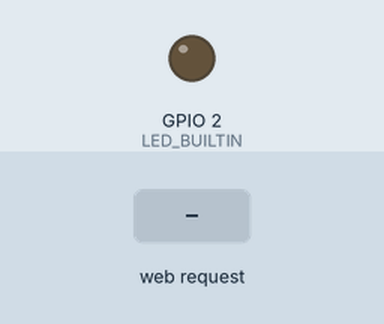
Recording of a sketch running on a simulated ESP8266 (NodeMCU). Parts: output pins drawn as LEDs (lit = HIGH, except the on-board LED, lit = LOW). The inputs (shaded band) are chosen by the test bench. What the sketch prints to the serial monitor is not drawn.

Above: at 1.2 s.
1.3 s: HTTP request GET /balance received
3.5 s: HTTP request GET /invert received
At 5.45 s:
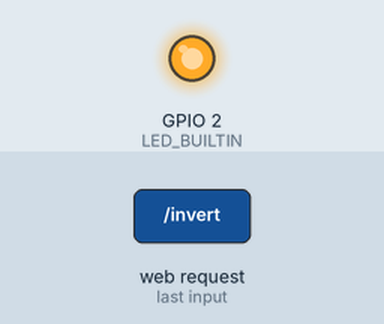
6.5 s: HTTP request GET /lock/23568 received
Timing chart, 0 to 12.4 s (numbered marks = the images above; inputs shaded):
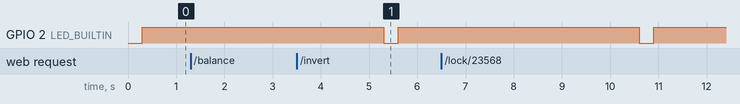

The sketch:

bms_web_server.ino
```cpp
// {"v1":14.5,"v2":15.0,"v3":16.0,"ps":1,"bs":0}
#include <ESP8266WiFi.h>
#include <Arduino.h>
#include <ESPAsyncTCP.h>
#include <ESPAsyncWebServer.h>

const char* ssid     = "SwitchBMS";
const char* password = "SwitchBMS";

AsyncWebServer server(80);

const char index_html[] PROGMEM = R"rawliteral(
<!DOCTYPE html>
<html lang="en">
  <head>
    <meta charset="UTF-8" />
    <meta http-equiv="X-UA-Compatible" content="IE=edge" />
    <meta name="viewport" content="width=device-width, initial-scale=1.0" />
    <title>Document</title>

    <style>
      body {
        text-align: center;
        font-family: 'Courier New', Courier, monospace;
      }

      main {
        position: absolute;
        top: 0;
        right: 0;
        bottom: 0;
        left: 0;
        padding: 0 20%;
        display: flex;
        flex-direction: column;
        justify-content: center;
        align-items: center;
      }

      .container {
        width: 100%;
        display: flex;
        justify-content: center;
        margin: 0;
      }

      .battery {
        width: 33.33%;
        height: 150px;
        margin: 20px;
        display: flex;
        background-color: rgb(101, 185, 62);
        flex-direction: column;
        justify-content: center;
        align-items: center;
        box-shadow: 1px 1px 0px;
        border: 1px solid black;
      }

      .battery-value {
        width: 80px;
        text-align: center;
        margin-top: 60px;
        border: 1px solid;
        border-radius: 40px;
        font-weight: bolder;
        background-color: white;
        font-size: larger;
      }

      .off {
        background-color: green;
      }

      .on {
        background-color: rgb(226, 50, 19);
      }

      .charge-on {
        background-color: rgb(226, 147, 19);
      }

      .btn {
        width: 150px;
        margin: 7px;
        padding: 10px;
        color: white;
        border-radius: 40px;
      }

      .volt {
        margin: 0;
        padding: 10px;
        border-radius: 40px;
        color: white;
        background-color: rgb(199, 103, 25);
      }

      .charging {
        position: absolute;
        top: 40px; right: 20px;
        padding: 10px;
        border-radius: 50%;
      }

      @media only screen and (max-width: 780px) {
        main {
          padding: 0;
        }
        .battery {
          width: 100%;
        }
      }

      body {
        background-color: rgb(51, 92, 182);
      }
    </style>
  </head>
  <body>
    <main>
      <span id="chargingStatus" class="charging"></span>
      <h1>Switch BMS</h1>
      <p class="volt">Battery Voltage: <span id="volt">50.1</span>V</p>
      <div class="container">
        <div class="battery">
          Battery 1
          <input disabled id="battery-1" class="battery-value" value="0.01" />
        </div>
        <div class="battery">
          Battery 2
          <input disabled id="battery-2" class="battery-value" value="0.01" />
        </div>
        <div class="battery">
          Battery 3
          <input disabled id="battery-3" class="battery-value" value="0.01" />
        </div>
      </div>
      <div class="container">
        <button onclick="start('Inverter')" id="power" class="btn off">
          POWER
        </button>
        <button onclick="start('Balancer')" id="balance" class="btn off">
          BALANCE
        </button>
      </div>
    </main>

    <script lang="text/javascript">
      let battery_1 = document.getElementById('battery-1');
      let battery_2 = document.getElementById('battery-2');
      let battery_3 = document.getElementById('battery-3');

      let battery_0 = document.getElementById('volt');

      let chargingStatus = document.getElementById('chargingStatus');

      let b = document.getElementById('balance');
      let p = document.getElementById('power');

      function start(Event) {
        if (Event == 'Inverter')
        {
            var xhttp = new XMLHttpRequest();
            xhttp.onreadystatechange = function() {
            if (this.readyState == 4 && this.status == 200) {
            }
        };
          xhttp.open("GET", "/invert", true);
          xhttp.send();
        }else if (Event == 'Balancer') {
            var xhttp = new XMLHttpRequest();
            xhttp.onreadystatechange = function() {
            if (this.readyState == 4 && this.status == 200) {
            }
        };
          xhttp.open("GET", "/balance", true);
          xhttp.send();
        }
      }

      function flipSwitch(btn, state)  {

            if (state && btn.classList.contains('off')) {
                btn.classList.remove('off')
                btn.classList.add('on')
            } else if (!state && btn.classList.contains('on')) {
                btn.classList.remove('on')
                btn.classList.add('off')
            }
      }

      function checkChargingStatus(status) {
        if(status) {
          chargingStatus.classList.remove('off');
          chargingStatus.classList.add('charge-on');
        } else {
          chargingStatus.classList.remove('charge-on');
          chargingStatus.classList.add('off');
        }
      }

      function getPayLoad() {
          var xhttp = new XMLHttpRequest();
          xhttp.onreadystatechange = function() {
            if (this.readyState == 4 && this.status == 200) {
                let payLoad = JSON.parse(this.responseText);
                checkChargingStatus(payLoad.cs);
                flipSwitch(b, payLoad.bs);
                flipSwitch(p, payLoad.ps);
                battery_0.innerText = payLoad.vt;
                battery_1.setAttribute('value', payLoad.v1);
                battery_2.setAttribute('value', payLoad.v2);
                battery_3.setAttribute('value', payLoad.v3);
            }
          };
          xhttp.open("GET", "/get-payloads", true);
          xhttp.send();
        }
        getPayLoad();
        setInterval(getPayLoad, 3000);
    </script>
  </body>
</html>
)rawliteral";

String data_buffer = "", ser_buf = "", input = "";
unsigned long last_millis = 0;

class Blinker
{
    int ledPin;
    long onTime;
    long offTime;

    int ledState;
    unsigned long previousMillis;
    unsigned long currentMillis;
  public:
    Blinker(int pin, long on, long off)
    {
      ledPin = pin;
      pinMode(ledPin, OUTPUT);

      onTime = on;
      offTime = off;
      ledState = LOW;
      previousMillis = 0;
    }
    void Update()
    {
      currentMillis = millis();
      if ((ledState == HIGH) && (currentMillis - previousMillis >= onTime))
      {
        ledState = LOW;
        previousMillis = currentMillis;
        digitalWrite(ledPin, ledState);
      }
      else if ((ledState == LOW) && (currentMillis - previousMillis >= offTime))
      {
        ledState = HIGH;
        previousMillis = currentMillis;
        digitalWrite(ledPin, ledState);
      }
    }
};

Blinker statusLed(LED_BUILTIN, 5000, 300);

void setup() {
  Serial.begin(9600);
  pinMode(LED_BUILTIN, OUTPUT);
  Serial.print("Setting AP (Access Point)…");
  WiFi.softAP(ssid, password);
  IPAddress IP = WiFi.softAPIP();
  // Serial.print("AP IP address: ");
  // Serial.println(IP);

  data_buffer.reserve(64);
  ser_buf.reserve(32);
  input.reserve(20);

  server.on("/", HTTP_GET, [](AsyncWebServerRequest * request) {
    request->send_P(200, "text/html", index_html);
    });

   server.on("/balance", HTTP_GET, [](AsyncWebServerRequest * request) {
    Serial.println("+balanceBat");
    request->send(200);
    });

    server.on("/invert", HTTP_GET, [](AsyncWebServerRequest * request) {
    Serial.println("+power");
    request->send(200);
    });

    server.on("/lock/23568", HTTP_GET, [](AsyncWebServerRequest * request) {
    Serial.println("!lock");
    request->send(200);
    });

    server.on("/unlock/45892", HTTP_GET, [](AsyncWebServerRequest * request) {
    Serial.println("!unlock");
    request->send(200);
    });

    server.on("/reset", HTTP_GET, [](AsyncWebServerRequest * request) {
    Serial.println("!reset");
    request->send(200);
    });

    server.on("/set-params", HTTP_GET, [](AsyncWebServerRequest * request) {
    input = "";
    input.concat("[");
    input.concat(request->getParam(0)->value());
    input.concat(",");
    input.concat(request->getParam(1)->value());
    input.concat(",");
    input.concat(request->getParam(2)->value());
    input.concat(",");
    input.concat(request->getParam(3)->value());
    input.concat(",");
    input.concat(request->getParam(4)->value());
    input.concat("]");
    Serial.println(input);
    request->send(200);
    });

    server.on("/get-payloads", HTTP_GET, [](AsyncWebServerRequest * request) {
    request->send_P(200, "text/plain", data_buffer.c_str());
    });

   server.begin();
}

void loop() {
  statusLed.Update();
  if(millis() - last_millis >= 2000)
  {
    Serial.println("+read;");
    last_millis = millis();
  }
  while(Serial.available() > 0)
  {
    delay(3);
    char c = Serial.read();
    ser_buf += c;
  }
  if(ser_buf.length() > 0)
  {
    ser_buf.trim();
    data_buffer = ser_buf;
    ser_buf = "";
  }
}
```

Measured:
- after the input at 1.3 s, every drawn part: stays the same
